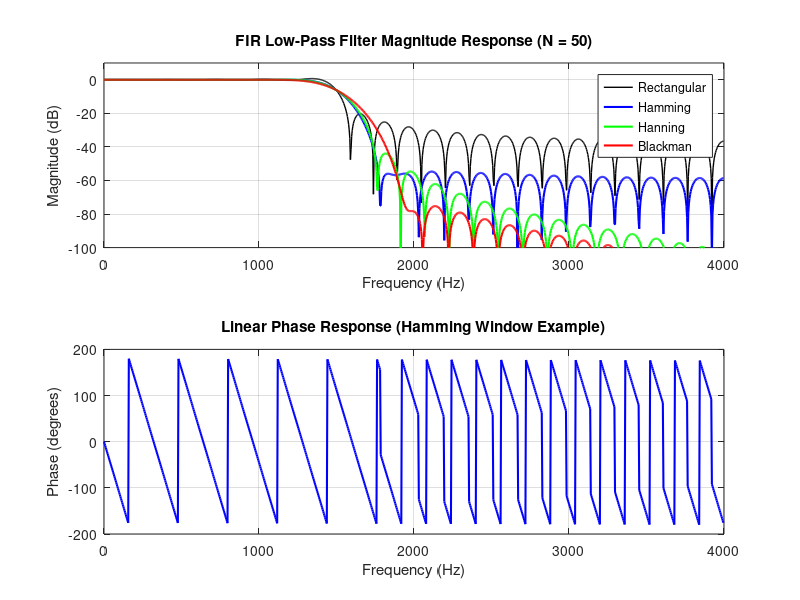

Recreate this plot in MATLAB.
clear; clc; close all;

Fs = 8000;
fc = 1500;
wc = fc / (Fs/2); % Normalized cutoff frequency
N = 50;           % Filter order

% Window Functions
w_rect  = rectwin(N+1);
w_hamm  = hamming(N+1);
w_hann  = hann(N+1);
w_black = blackman(N+1);

% FIR Filter Design using fir1
b_rect  = fir1(N, wc, w_rect);
b_hamm  = fir1(N, wc, w_hamm);
b_hann  = fir1(N, wc, w_hann);
b_black = fir1(N, wc, w_black);

% Frequency Response Calculation
[H_rect, f] = freqz(b_rect, 1, 1024, Fs);
[H_hamm, ~] = freqz(b_hamm, 1, 1024, Fs);
[H_hann, ~] = freqz(b_hann, 1, 1024, Fs);
[H_black, ~] = freqz(b_black, 1, 1024, Fs);

% ==========================================
% DISPLAY NUMERICAL OUTPUTS IN COMMAND WINDOW
% ==========================================
fprintf('=== EXPERIMENT 6: FIR WINDOWING TECHNIQUES ===\n\n');
fprintf('Filter Order (N): %d\n', N);
fprintf('Cutoff Frequency: %d Hz\n\n', fc);

fprintf('--- RECTANGULAR WINDOW COEFFICIENTS (First 5) ---\n');
disp(b_rect(1:5));

fprintf('--- HAMMING WINDOW COEFFICIENTS (First 5) ---\n');
disp(b_hamm(1:5));

fprintf('--- HANNING WINDOW COEFFICIENTS (First 5) ---\n');
disp(b_hann(1:5));

fprintf('--- BLACKMAN WINDOW COEFFICIENTS (First 5) ---\n');
disp(b_black(1:5));

% Plotting
figure('Name', 'FIR Windowing Techniques Comparison');
subplot(2,1,1);
plot(f, 20*log10(abs(H_rect)), 'k', 'LineWidth', 1); hold on;
plot(f, 20*log10(abs(H_hamm)), 'b', 'LineWidth', 1.5);
plot(f, 20*log10(abs(H_hann)), 'g', 'LineWidth', 1.5);
plot(f, 20*log10(abs(H_black)), 'r', 'LineWidth', 1.5); grid on;
legend('Rectangular', 'Hamming', 'Hanning', 'Blackman');
title('FIR Low-Pass Filter Magnitude Response (N = 50)');
xlabel('Frequency (Hz)'); ylabel('Magnitude (dB)'); ylim([-100 10]);

subplot(2,1,2);
plot(f, angle(H_hamm)*180/pi, 'b', 'LineWidth', 1.5); grid on;
title('Linear Phase Response (Hamming Window Example)');
xlabel('Frequency (Hz)'); ylabel('Phase (degrees)');
